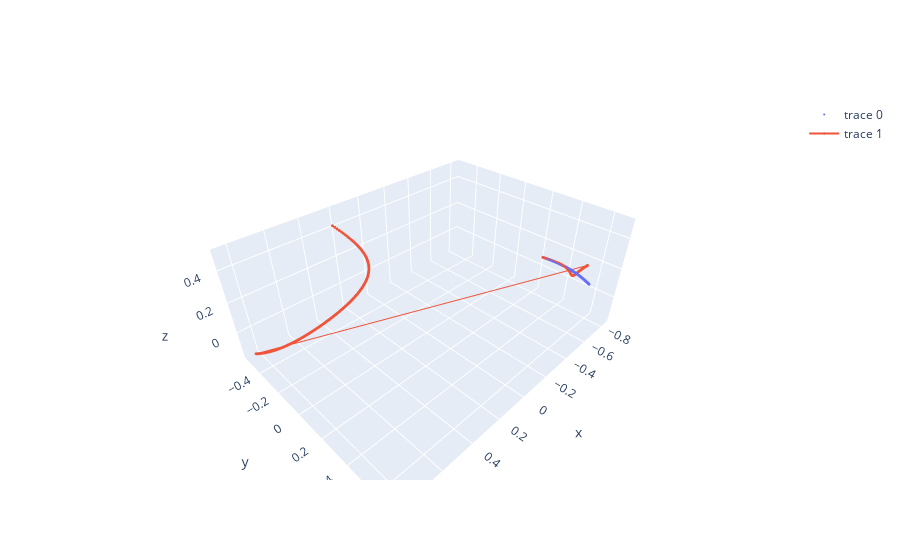

Here is the notebook cell this chart was saved with:
### Markdown cell above
## Programming Assignment: Task 9: Nadir Pointing Control (10 points)
Next, the nadir pointing attitude mode is created and tested. Use the same gains K and P as developed for sun-pointing, and the PD control in Eq. (4). Your tasks are:

- Numerically implement the nadir pointing control mode and assume that at t0 nadir pointing is required, even though the satellite is in the sunlight at this time.

- Validate the response by providing the BN states at t = 15s, 100s, 200s, and 400s. Note that you must always provide the MRP corresponding to the short rotation.

### Code cell
SO.LMO_sat.reset_X()
# omega_0 = SO.LMO_sat.X()[1].transpose()
# H=SO.LMO_sat.MOI@omega_0
# print(f"H(0 s) = {H}")

t_step=1
t_f=1200
Xr = lambda t: np.vstack([am.DCM_2_MRP(SO.LMO_sat.R_RnN(t)),
                          SO.LMO_sat.R_BN()@SO.LMO_sat.omega_RnN_N(t)])

control = lambda x, t: SO.linear_control(x, 
                                         Xr,
                                         t, K, P)
data = SO.orbital_att_RK4int(SO.LMO_sat,
                      control,
                      np.zeros(3),
                      SO.LMO_sat.X(),
                      np.arange(0,t_f+t_step,t_step))
print(data)

fig = pgo.Figure()
sigma = np.array([Xr(t).flatten() for t in np.arange(0,t_f+t_step,t_step)])

fig.add_scatter3d(x=sigma[:,0],
                  y=sigma[:,1],
                  z=sigma[:,2],
                  mode="markers",
                  marker={"size": 1})
fig.add_scatter3d(x=data["sigma1"],
                  y=data["sigma2"],
                  z=data["sigma3"],
                  marker={"size": 1})
fig.show()

### Figure 1 — Plotly figure (JSON) as saved in the notebook; plotly's stock layout.template omitted (floating-point values rounded to 4 significant figures; data arrays with more than 128 entries replaced by an {"elided": "..."} marker saying what was removed)
{"data": [{"marker": {"size": 1}, "mode": "markers", "type": "scatter3d", "x": {"elided": "1201 float values"}, "y": {"elided": "1201 float values"}, "z": {"elided": "1201 float values"}}, {"marker": {"size": 1}, "type": "scatter3d", "x": {"elided": "1201 float values"}, "y": {"elided": "1201 float values"}, "z": {"elided": "1201 float values"}}], "layout": {}}
